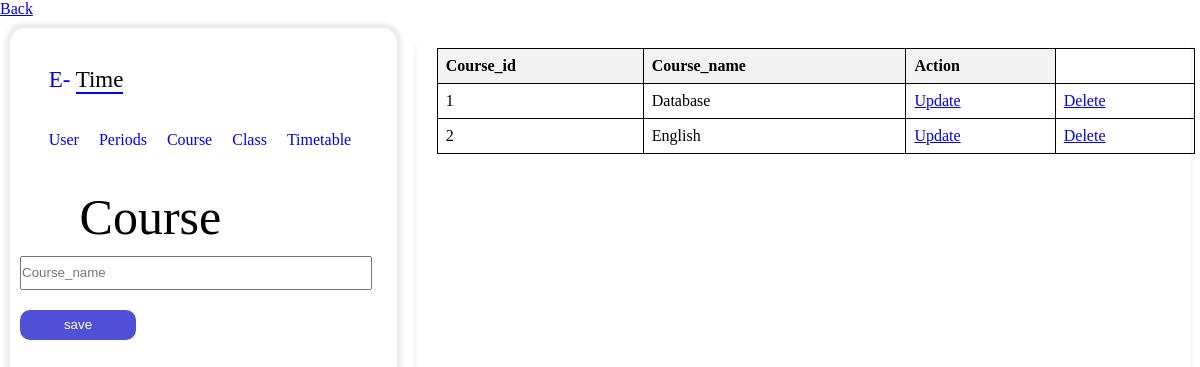
Screenshot of /pages/course_page.php with the database file from the repository.
### tables this page shows
CREATE TABLE `course` (
  `course_id` int(11) NOT NULL,
  `course_name` varchar(255) NOT NULL
);

### pages/course_page.php (the view, shortened to what this page needs)
<?php
require "../php/connection.php";
?>
<!DOCTYPE html>
<html lang="en">
<head>
    <link rel="stylesheet" href="../style/style.css">
</head>
<body>
<a href="../index.html">Back</a>
    <div class="content">
        <div class="left_content">
            <p>E- <span>Time </span></p>
            <menu>
                <ul>
                    <li><a href="./user_page.php">User</a></li>
                    <li><a href="./periods.php">Periods</a></li>
                    <li><a href="./course_page.php">Course</a></li>
                    <li><a href="./class_page.php">Class</a></li>
                    <li><a href="time_table.php">Timetable</a></li>
                </ul>
            </menu>
            <label>Course</label>
            <form action="../php/course.php" method="post">
                <input type="text" name="name" placeholder="Course_name">
                <input type="submit" name="save" value="save" >
            </form>
        </div>
        <div class="right_content">
            <table border="1">
                <tr>
                    <th>Course_id</th>
                    <th>Course_name</th>
                    <th>Action</th>
                </tr>
                <?php
                  $select=mysqli_query($db,"SELECT DISTINCT * FROM `course`;");
                   if($select->num_rows>0){
                   while($row= mysqli_fetch_assoc($select)) {
                       ?>
                       <tr>
                           <td> <?=$row['course_id'];?></td>
                           <td> <?=$row['course_name'];?></td>
                           <td><a href="../update/course.php?class_id=<?=$row['course_id'];?>">Update</a></td>
                           <td><a href="../delete/course.php?class_id=<?=$row['course_id'];?>">Delete</a></td>
                       </tr>
                <?php  }
                } ?>
            </table>
        </div>
    </div>
</body>
</html>

### style/style.css (style rules this page uses)
* { margin: 0; padding: 0; }
.content { display: flex; }
.left_content { margin: 10px; height:38pc; width: 35%; border-radius: 15px; box-shadow: 0px 0px 05px 05px rgb(236, 236, 236); }
.right_content { margin: 10px; height:38pc; width: 70%; border-radius: 15px; box-shadow:0px 10px 10px rgb(236, 236, 236); }
p { margin:10%; font-size: 23px; color: blue; }
span { color: black; border-bottom: 2px solid blue; }
menu { margin: 10%; }
ul { list-style: none; display:flex; gap: 20px; }
ul a { font-size: 100%; text-decoration:none; }
label { margin: 18%; font-size: 50px; }
input { margin: 10px; height: 30px; width: 90%; }
input[type="submit"] { background: rgb(79, 79, 216); color: white; width: 30%; border: none; border-radius: 10px; }
table { border-collapse: collapse; width: 98%; margin: 20px; }
table, th, td { border: 1px solid black; }
th, td { padding: 8px; text-align: left; }
th { background-color: #f2f2f2; }

### rows the page displays
course: course_id "1", course_name "Database"
course: course_id "2", course_name "English"
